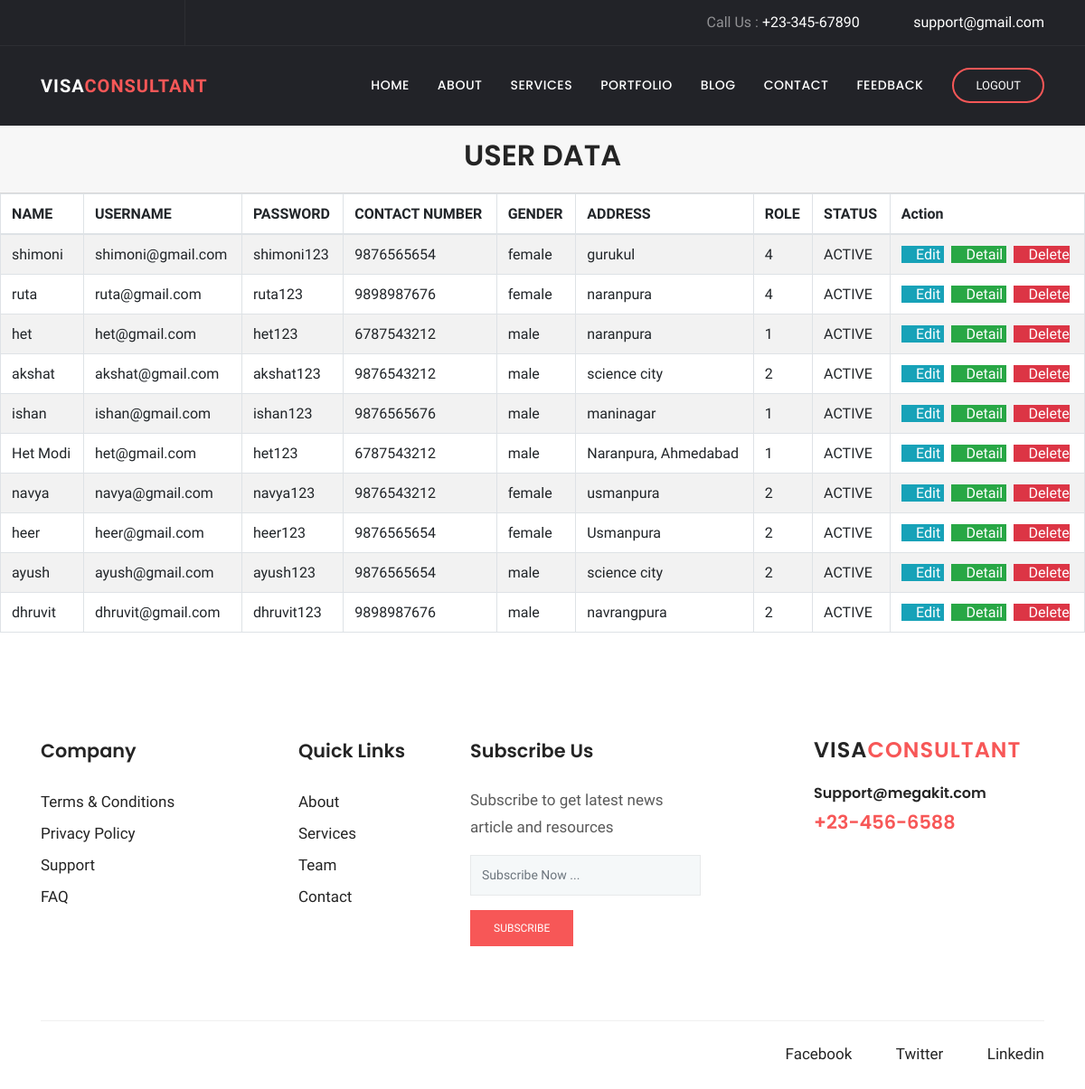
Page /client/view/ on the earlier database version.
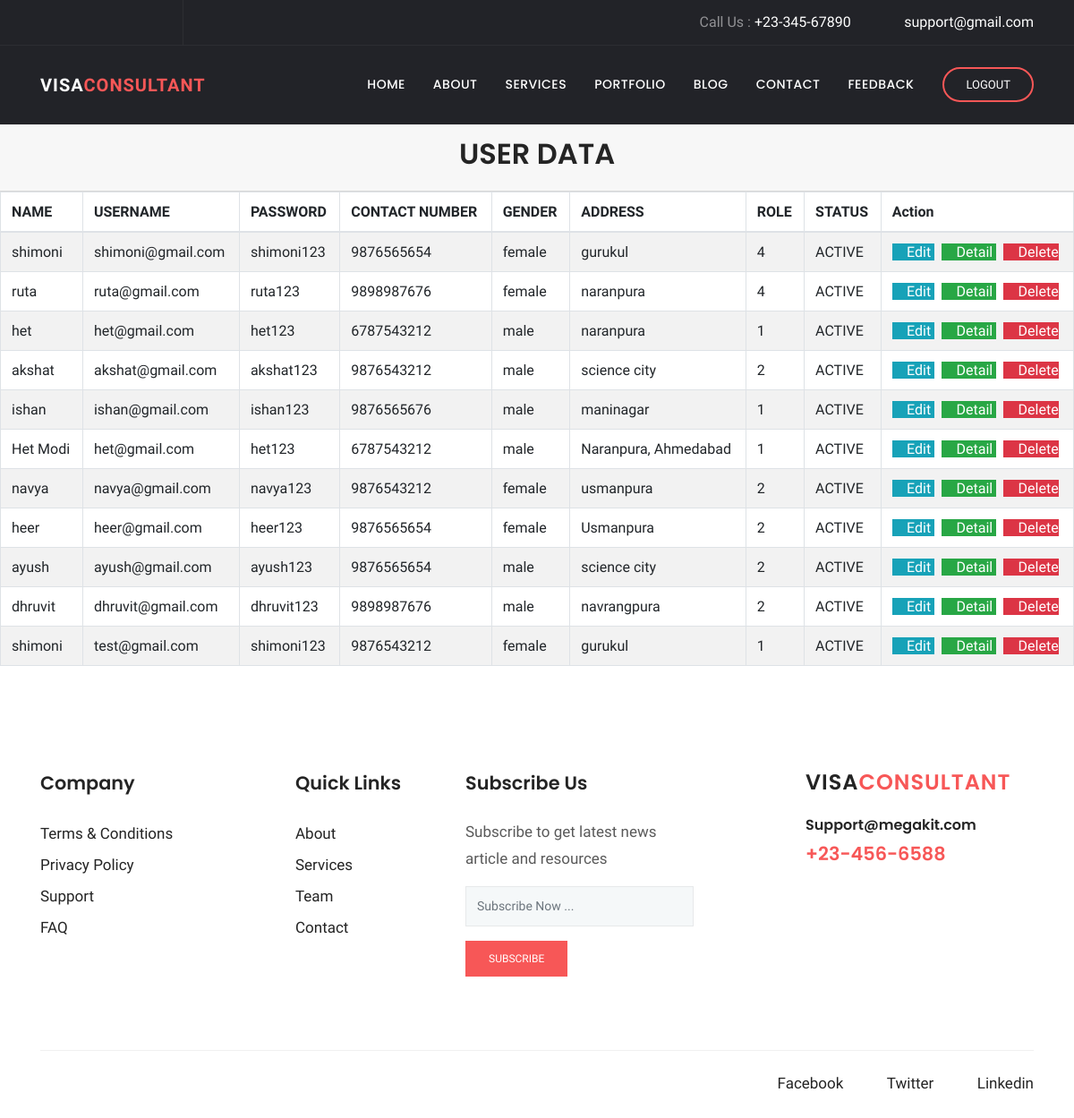
Same page on the later database version.
### client/models.py (models this page shows, shortened)
class user(models.Model):
    EMAIL_ID=models.CharField(max_length=25)
    PHONE_NO=models.IntegerField()
    PASSWORD=models.CharField(max_length=25)
    NAME=models.CharField(max_length=25)
    choice1=(
        ('male','male'),
        ('female','female'),
        ('other','other')
    )
    GENDER=models.CharField(max_length=25,choices=choice1)
    ADDRESS=models.TextField(max_length=25)
    ROLE=models.IntegerField()
    choice2=(
        ('ACTIVE','ACTIVE'),
        ('INACTIVE','INACTIVE')
    )
    STATUS=models.CharField(max_length=25,choices=choice2)

### client/views.py (the view)
# urls.py: path('view/',ListUserView.as_view(),name='user-view'),
class ListUserView(ListView):
    model = user
    context_object_name = 'client'
    template_name = 'client/user_list.html'

### client/templates/client/user_list.html (shortened to what the changed rows need)
{% load static %}
{% block extra_css %}
      <link rel="stylesheet" href="{% static 'plugins/bootstrap/css/bootstrap.min.css' %}">
      <link rel="stylesheet" href="{% static 'plugins/themify/css/themify-icons.css' %}">
      <link rel="stylesheet" href="{% static 'plugins/fontawesome/css/all.css' %}">
      <link rel="stylesheet" href="{% static 'plugins/magnific-popup/dist/magnific-popup.css' %}">
      <link rel="stylesheet" href="{% static 'plugins/slick-carousel/slick/slick.css' %}">
      <link rel="stylesheet" href="{% static 'plugins/slick-carousel/slick/slick-theme.css' %}">
      <link rel="stylesheet" href="{% static 'css/style.css' %}">
<link rel="stylesheet" href="https://cdn.datatables.net/1.10.25/css/jquery.dataTables.min.css">
<link rel="stylesheet" href="https://cdn.datatables.net/buttons/1.7.1/css/buttons.dataTables.min.css">
<link rel="stylesheet" href="https://cdn.datatables.net/searchbuilder/1.1.0/css/searchBuilder.dataTables.min.css">
<link rel="stylesheet" href="https://cdn.datatables.net/datetime/1.1.0/css/dataTables.dateTime.min.css">
<link rel="stylesheet" href="https://cdn.datatables.net/1.10.25/css/jquery.dataTables.min.css">
<link rel="stylesheet" href="https://cdn.datatables.net/colreorder/1.5.4/css/colReorder.dataTables.min.css">
{% endblock %}
{% block body %}
              <div class="card-header">
                  <h2 align="center"> USER DATA </h2>
              </div>
                <table id="example1" class="table table-bordered table-striped" id="example1">
                  <thead>
                  <tr>
                      <th>NAME</th>
                      <th>USERNAME</th>
                      <th>PASSWORD</th>
                      <th>CONTACT NUMBER</th>
                      <th>GENDER</th>
                      <th>ADDRESS</th>
                      <th>ROLE</th>
                      <th>STATUS</th>
                      <th>Action</th>
                  </tr>
                  </thead>
                    <tbody>
                        {% for user in client %}
                        <tr>
                            <td>{{ user.NAME }}</td>
                            <td>{{ user.EMAIL_ID }}</td>
                            <td>{{ user.PASSWORD }}</td>
                            <td>{{ user.PHONE_NO }}</td>
                            <td>{{ user.GENDER }}</td>
                            <td>{{ user.ADDRESS }}</td>
                            <td>{{ user.ROLE }}</td>
                            <td>{{ user.STATUS }}</td>
                            <td>
                                <a href="{% url 'user-update'  user.id %}" class="btn-info" >
                                    <i class="fas fa-pencil-alt"></i> Edit
                                </a>
                                <a href="{% url 'user-detail'  user.id %}" class="btn-success">
                                    <i class="fas fa-file-invoice"></i> Detail
                                </a>
                                <a href="{% url 'user-delete'  user.id %}" class="btn-danger">
                                    <i class="fas fa-trash-alt"></i> Delete
                                </a>
                            </td>
                        </tr>
                    {% endfor %}
                  </tbody>
                </table>
{% endblock %}

Differences in the rows shown:
added user: NAME "shimoni", EMAIL_ID "test@gmail.com", PASSWORD "shimoni123", PHONE_NO "9876543212", GENDER "female", ADDRESS "gurukul", ROLE "1", STATUS "ACTIVE"
